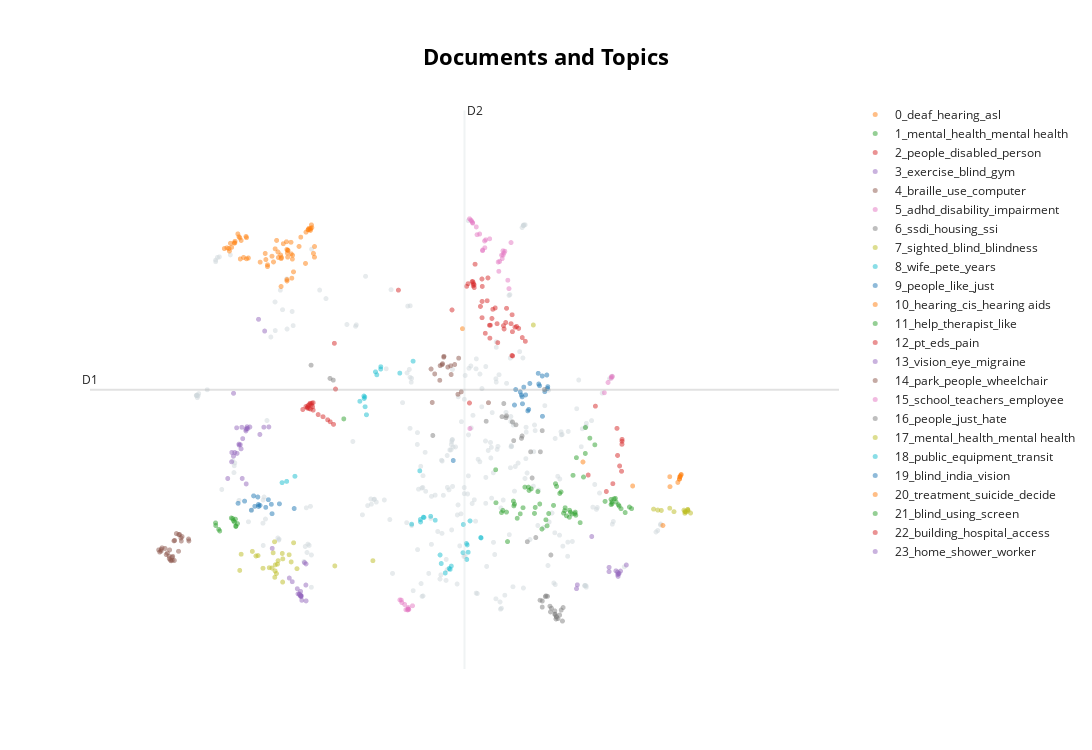

Notebook source saved alongside this figure:
### Code cell
topic_model.visualize_documents(split_texts, reduced_embeddings=reduced_embeddings, hide_annotations=True, hide_document_hover=False, custom_labels=True)
